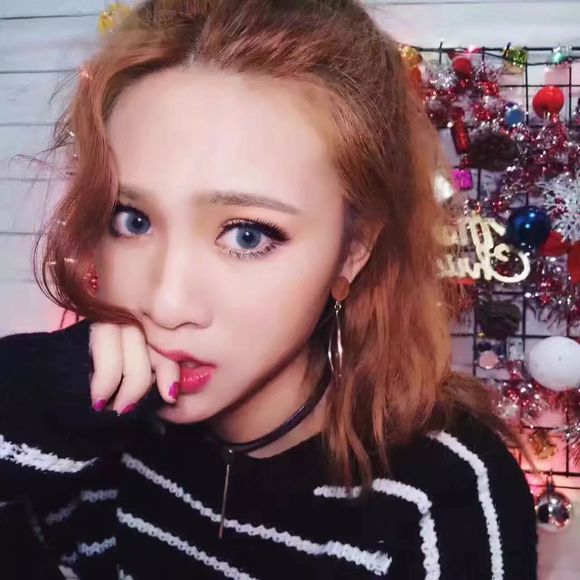
#> input picture 核心操作/图像上的算术运算/1.jpg, 580 x 580 px
$ python 02.py
#> lines starting #> are read from the running program, lines starting #| are printed output that depends on the picture
import cv2
import numpy as np

img1 = cv2.imread('1.jpg')
#> img1 is the input picture: shape (580, 580, 3); mean B, G, R 98.9, 95.2, 125
img2 = cv2.imread('2.jpg')
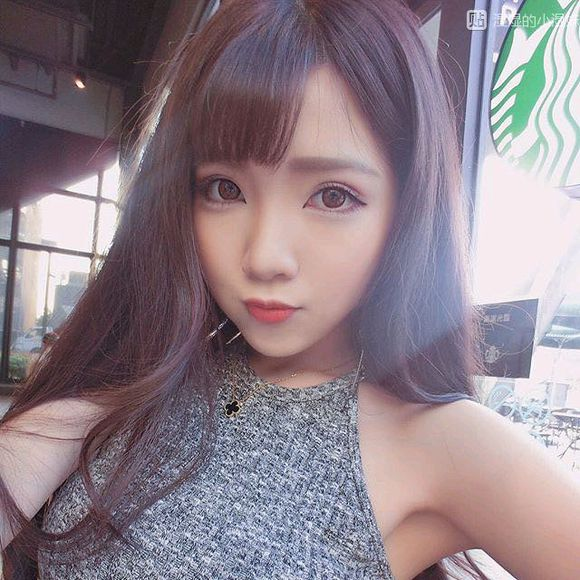
#> input picture 核心操作/图像上的算术运算/2.jpg, 580 x 580 px
#> img2 is the input picture: shape (580, 580, 3); mean B, G, R 137.5, 128.8, 143.2

# dst = cv2.addWeighted(img1, 0.2, img2, 0.8, 0)  # cv2混合
# dst = cv2.add(img1,img2) # cv2加法
dst = img1+img2  # np加法
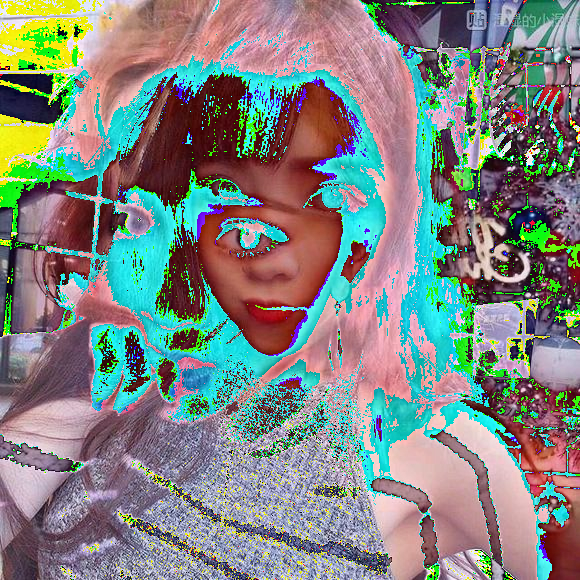
#> dst: shape (580, 580, 3); mean B, G, R 129.7, 133.4, 128.8
cv2.imshow('image', dst)
cv2.waitKey(0)
cv2.destroyAllWindows()
